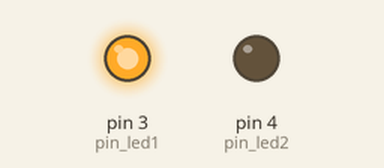
Bench run of a sketch on a simulated Arduino Uno, built with avr-gcc and run on an emulated ATmega328P. On the bench: output pins drawn as LEDs (lit = HIGH).

Above: at 0.5 s.
At 2.2 s:
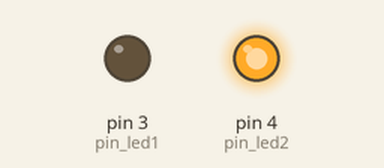
At 2.7 s:
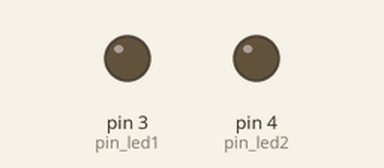
At 4.5 s:
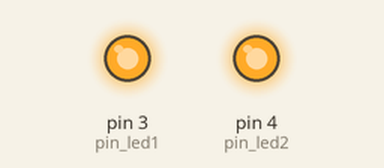
Timing chart, 0 to 6.9 s (numbered marks = the images above):
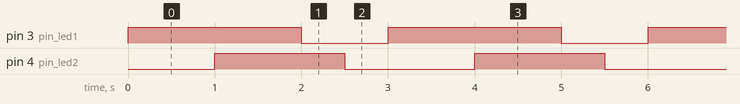

Measured:
- by itself, pin 3 (pin_led1): alternates HIGH for 2.0 s and LOW for 1.0 s
- by itself, pin 4 (pin_led2): alternates HIGH for 1.5 s and LOW for 1.5 s
- by itself, everything shown: repeats every 3.0 s, in 4 steps

The sketch:

Hello_World.ino
```cpp
#define pin_led1 3

const int pin_led2 = 4;

void setup() {
  pinMode(pin_led1, OUTPUT);
  pinMode(pin_led2, OUTPUT);
}

void loop() {

  digitalWrite(pin_led1, HIGH);
  delay(1000);

  digitalWrite(pin_led2, HIGH);
  delay(1000);

  digitalWrite(pin_led1, LOW);
  delay(500);

  digitalWrite(pin_led2, LOW);
  delay(500);

}
```
